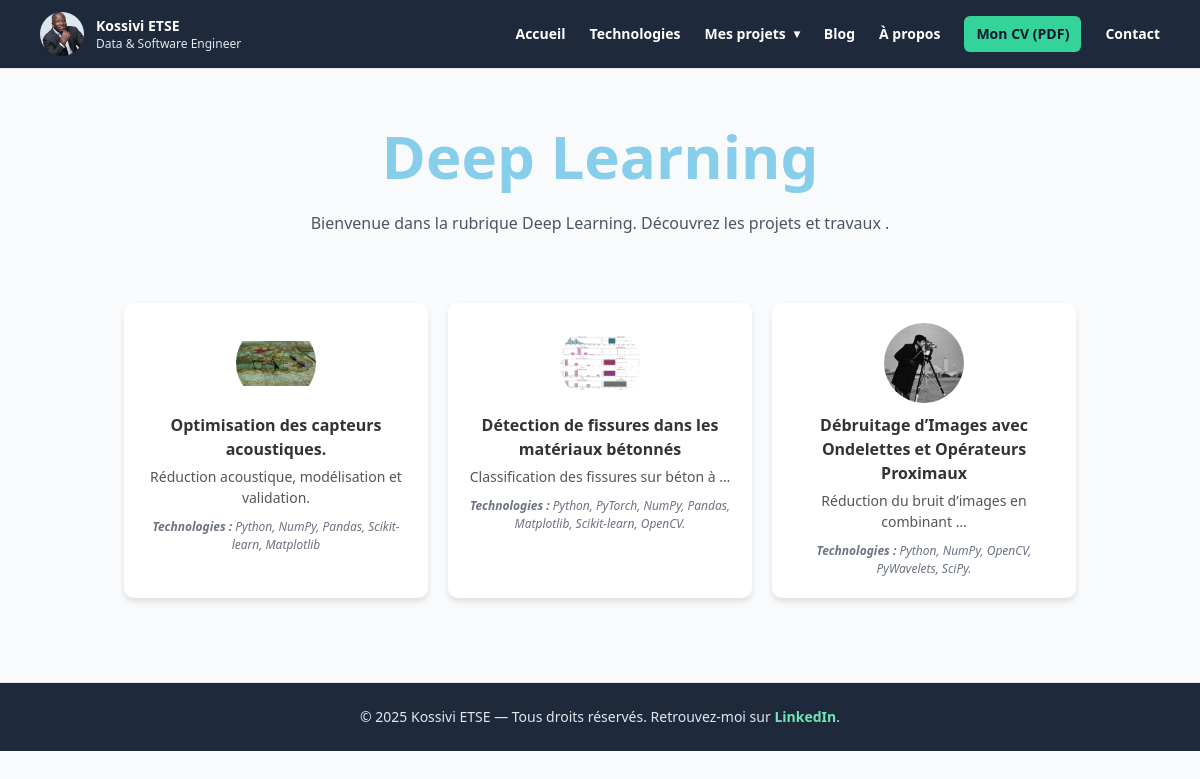
The page /projects/deep-learning/ on the database its author committed.
### projects/models.py (models this page shows, shortened)
class Project(models.Model):
    title = models.CharField(max_length=200)
    description = models.TextField()
    technologies = models.CharField(max_length=200)
    link = models.URLField(blank=True, null=True)
    category = models.CharField(max_length=100)
    created_at = models.DateTimeField(auto_now_add=True)
    image = models.ImageField(upload_to='projects/', blank=True, null=True)
    notebook = models.FileField(upload_to='notebooks/', blank=True, null=True)
    github = models.URLField(blank=True, null=True)
    notebook_html = models.FileField(upload_to='notebooks/html/', blank=True, null=True)

### projects/views.py (the view)
# urls.py: path('projects/deep-learning/', views.category_view, {'category_name': 'Deep Learning'}, name='deep_learning'),
def category_view(request, category_name=None, category_slug=None):
    if category_slug:
        slug = category_slug
    elif category_name in CATEGORY_SLUGS:
        slug = CATEGORY_SLUGS[category_name]
    else:
        slug = category_name
    projects = Project.objects.filter(category=slug)
    label = CATEGORY_LABELS.get(slug, category_name or slug)
    if not projects.exists() and slug not in CATEGORY_LABELS:
        raise Http404(f"La catégorie '{slug}' n'existe pas.")
    return render(request, "projects/category.html", {
        "projects": projects,
        "category_name": label,
        "category_slug": slug,
    })

### projects/templates/projects/category.html (shortened to what this page needs)
{% extends 'projects/base.html' %}
{% load static %}
{% block extra_css %}
<link rel="stylesheet" href="{% static 'css/category.css' %}">
{% endblock %}
{% block content %}
<div class="container mx-auto my-8 px-4">
  <div class="flex justify-center">
    <h1 class="custom-heading"><strong>{{ category_name }}</strong></h1>
  </div>
  <p class="text-center text-gray-600 mb-12">
    Bienvenue dans la rubrique {{ category_name }}. Découvrez les projets et travaux .
  </p>
  <div class="grid-container">
    {% for project in projects %}
      <a class="project-card" href="{% url 'project_detail' project.id %}">
        {% if project.image %}
          <div class="project-image-wrap">
            <img
              src="{% static 'images/tech/' %}{{ project.image.name|cut:'projects/' }}"
              alt="{{ project.title }}"
              class="custom-image"
            >
          </div>
        {% endif %}
        <div class="custom-content">
          <h3 class="custom-title">{{ project.title }}</h3>
          <p class="custom-description">{{ project.description|truncatewords:6 }}</p>
          <p class="custom-technologies"><strong>Technologies :</strong> {{ project.technologies }}</p>
        </div>
      </a>
    {% empty %}
      <p class="text-center text-gray-500 col-span-full">Aucun projet mis en ligne pour le moment.</p>
    {% endfor %}
  </div>
</div>
{% endblock %}

### static/css/style.css (style rules this page uses)
*,:after,:before { --tw-border-spacing-x:0;--tw-border-spacing-y:0;--tw-translate-x:0;--tw-translate-y:0;--tw-rotate:0;--tw-skew-x:0;--tw-skew-y:0;--tw-scale-x:1;--tw-scale-y:1;--tw-pan-x: ;--tw-pan-y: ;--tw-pinch-zoom: ;--tw-scroll-snap-strictness:proximity;--tw-gradient-from-position: ;--tw-gradient-via-position: ;--tw-gradient-to-position: ;--tw-ordinal: ;--tw-slashed-zero: ;--tw-numeric-figure: ;--tw-numeric-spacing: ;--tw-numeric-fraction: ;--tw-ring-inset: ;--tw-ring-offset-width:0px;--tw-ring-offset-color:#fff;--tw-ring-color:rgba(59,130,246,.5);--tw-ring-offset-shadow:0 0 #0000;--tw-ring-shadow:0 0 #0000;--tw-shadow:0 0 #0000;--tw-shadow-colored:0 0 #0000;--tw-blur: ;--tw-brightness: ;--tw-contrast: ;--tw-grayscale: ;--tw-hue-rotate: ;--tw-invert: ;--tw-saturate: ;--tw-sepia: ;--tw-drop-shadow: ;--tw-backdrop-blur: ;--tw-backdrop-brightness: ;--tw-backdrop-contrast: ;--tw-backdrop-grayscale: ;--tw-backdrop-hue-rotate: ;--tw-backdrop-invert: ;--tw-backdrop-opacity: ;--tw-backdrop-saturate: ;--tw-backdrop-sepia: ;--tw-contain-size: ;--tw-contain-layout: ;--tw-contain-paint: ;--tw-contain-style: }
*,:after,:before { box-sizing:border-box;border:0 solid #e5e7eb }
:after,:before { --tw-content:"" }
:host,html { line-height:1.5;-webkit-text-size-adjust:100%;-moz-tab-size:4;-o-tab-size:4;tab-size:4;font-family:ui-sans-serif,system-ui,sans-serif,Apple Color Emoji,Segoe UI Emoji,Segoe UI Symbol,Noto Color Emoji;font-feature-settings:normal;font-variation-settings:normal;-webkit-tap-highlight-color:transparent }
body { margin:0;line-height:inherit }
h1,h2,h3,h4,h5,h6 { font-size:inherit;font-weight:inherit }
a { color:inherit;text-decoration:inherit }
b,strong { font-weight:bolder }
blockquote,dd,dl,figure,h1,h2,h3,h4,h5,h6,hr,p,pre { margin:0 }
audio,canvas,embed,iframe,img,object,svg,video { display:block;vertical-align:middle }
img,video { max-width:100%;height:auto }
.container { width:100% }
@media (min-width:640px) { .container { max-width:640px } }
@media (min-width:768px) { .container { max-width:768px } }
@media (min-width:1024px) { .container { max-width:1024px } }
.mx-auto { margin-left:auto;margin-right:auto }
.my-8 { margin-top:2rem;margin-bottom:2rem }
.mb-12 { margin-bottom:3rem }
.flex { display:flex }
.justify-center { justify-content:center }
.bg-gray-50 { --tw-bg-opacity:1;background-color:rgb(249 250 251/var(--tw-bg-opacity,1)) }
.px-4 { padding-left:1rem;padding-right:1rem }
.text-center { text-align:center }
.text-gray-600 { --tw-text-opacity:1;color:rgb(75 85 99/var(--tw-text-opacity,1)) }
.text-gray-900 { --tw-text-opacity:1;color:rgb(17 24 39/var(--tw-text-opacity,1)) }

### static/css/category.css (style rules this page uses)
.custom-heading { font-size: 60px; font-weight: bold; color: #87CEEB; text-align: center; margin: 10px 0; }
.grid-container { display: grid; grid-template-columns: repeat(auto-fit, minmax(200px, 1fr)); gap: 20px; padding: 20px; }
.project-card { display: block; text-decoration: none; color: inherit; background-color: #ffffff; border-radius: 10px; box-shadow: 0 4px 6px rgba(0, 0, 0, 0.10); padding: 20px; transition: transform 0.3s, box-shadow 0.3s; text-align: center; }
.project-image-wrap { width: 100%; display: flex; justify-content: center; align-items: center; margin-bottom: 10px; }
.custom-image { width: 80px; height: 80px; object-fit: contain; object-position: center; border-radius: 50%; display: block; }
.custom-content { margin-top: 10px; }
.custom-title { font-size: 16px; font-weight: bold; color: #333333; }
.custom-description { font-size: 14px; color: #555555; margin-top: 5px; }
.custom-technologies { font-size: 12px; color: #6b7280; margin-top: 10px; font-style: italic; }

### rows shown on the page
Project: image.name (picture), title "Optimisation des capteurs acoustiques.", description "Réduction acoustique, modélisation et validation.", technologies "Python, NumPy, Pandas, Scikit-learn, Matplotlib"
Project: image.name (picture), title "Détection de fissures dans les matériaux bétonnés", description "Classification des fissures sur béton à …", technologies "Python, PyTorch, NumPy, Pandas, Matplotlib, Scikit-learn, OpenCV."
Project: image.name (picture), title "Débruitage d’Images avec Ondelettes et Opérateurs Proximaux", description "Réduction du bruit d’images en combinant …", technologies "Python, NumPy, OpenCV, PyWavelets, SciPy."

### other values the page prints
{{ category_name }} "Deep Learning"
